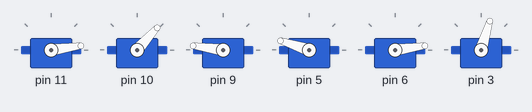
A sketch run on a simulated Arduino Uno, built with avr-gcc and run on an emulated ATmega328P. On the bench: 6 × servo.

Above: at 6.17 s.
At 7.09 s:
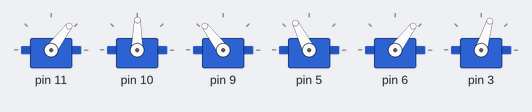
At 7.9 s:
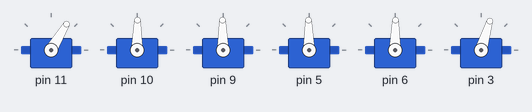
Timing chart, 0 to 9.4 s (numbered marks = the images above):
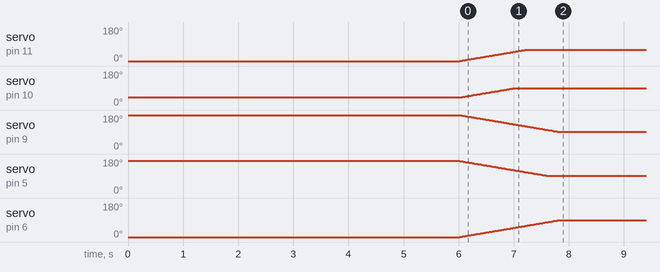

The sketch:

testBraccio9060.ino
```cpp
 /*
  A_testBraccio90.ino

 A_testBraccio90 is a setup sketch to check the alignment of all the servo motors
 This is the first sketch you need to run on Braccio
 When you start this sketch Braccio will be positioned perpendicular to the base
 If you can't see the Braccio in this exact position you need to reallign the servo motors position

 Created on 18 Nov 2015
 by Andrea Martino

 This example is in the public domain.
 */

#include <Braccio.h>
#include <Servo.h>


Servo base;
Servo shoulder;
Servo elbow;
Servo wrist_rot;
Servo wrist_ver;
Servo gripper;

void setup() {
  //Initialization functions and set up the initial position for Braccio
  //All the servo motors will be positioned in the "safety" position:
  //Base (M1):90 degrees
  //Shoulder (M2): 45 degrees
  //Elbow (M3): 180 degrees
  //Wrist vertical (M4): 180 degrees
  //Wrist rotation (M5): 90 degrees
  //gripper (M6): 10 degrees
  Braccio.begin();
}

void loop() {
  /*
   Step Delay: a milliseconds delay between the movement of each servo.  Allowed values from 10 to 30 msec.
   M1=base degrees. Allowed values from 0 to 180 degrees
   M2=shoulder degrees. Allowed values from 15 to 165 degrees
   M3=elbow degrees. Allowed values from 0 to 180 degrees
   M4=wrist vertical degrees. Allowed values from 0 to 180 degrees
   M5=wrist rotation degrees. Allowed values from 0 to 180 degrees
   M6=gripper degrees. Allowed values from 10 to 73 degrees. 10: the toungue is open, 73: the gripper is closed.
  */

  // the arm is aligned upwards  and the gripper is closed
                     //(step delay, M1, M2, M3, M4, M5, M6);
  Braccio.ServoMovement(20,         60, 90, 90, 90, 90,  73);

}
```

Measured:
- by itself, servo on pin 11: moves from 0° to 59° over 1.2 s
- by itself, servo on pin 10: moves from 40° to 89° over 0.98 s
- by itself, servo on pin 9: moves from 180° to 91° over 1.8 s
- by itself, servo on pin 5: moves from 170° to 91° over 1.6 s
- by itself, servo on pin 6: moves from 0° to 89° over 1.8 s
